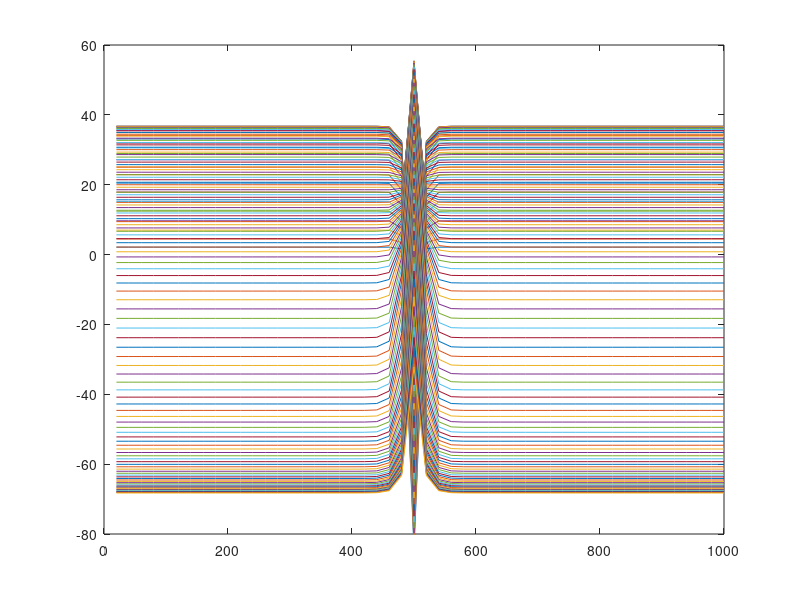

MATLAB code for this plot:
% This file solves the diffusion equationcleartime=cputime;%moviename = ['MOVIE.qt']%MakeQTMovie('start', moviename)L = 1000; % length of the domaind = 16; % diffusion coefficientN=50;                   % number of spatial grid pointsM = 130;h = L/N;dt = 0.01; %small for eulerK = 0.01;vel = 0.1; % set this to zero to have no transportvel = 0;sc = 100;scal = d*dt/h^2;%ones vector for bistable equationoneVec = ones(N,1);%initialize X,V, and W vectors X = h*(1:N)'; V = zeros(N,1); W = zeros(N,1);%Initial conditions V(N/2) = -86; W(N/2) = -0.5;  %Variables for Prob2Cm = 20;gCa = 4.4;gL = 2;V1 = -1.2*oneVec;V3 = 2*oneVec;VCa = 120*oneVec;VL = -60*oneVec;Iapp = 0.06*oneVec;gK = 8;phi = 0.04;V2 = 18;V4 = 30;VK = -84*oneVec; kstep = 25;t=0;% uses Crank Nicolson to solve the diffusion equation% set up matrixAtm=(1+scal)*ones(N,1);Atm(1,1) = 1+scal/2;Atm(N,1) = 1+scal/2;Am=diag(Atm)-diag(scal/2*ones(N-1,1),1)-diag(scal/2*ones(N-1,1),-1);% The algorithm for n=2:Mfor k = 1:kstep F = vel*(V -  [V(1 );V(1:N-1 )]);%Crank Nicholson + Euler for VV_t =  scal/(2*Cm) * ([V(2:N );V(N )] - 2*V + [V(1 );V(1:N-1 )])-dt/Cm*(gCa*(1/2*(1+tanh((V-V1)/V2))).*(V - VCa)+ gK*W.*(V-VK)+ gL*(V-VL) + Iapp);%Euler step for W%W = W + dt*phi*cosh((V - V3)/(2*V4)).*(1/2*(1+tanh((V-V3)/V4)) - W);% %V_t =  scal/2 * ([V(2:N );0] - 2*V + [0;V(1:N-1 )])   ; Dirichlet%conditionsV = Am\(V+V_t); %+ dt/Cm*Iapp;% t=t + dt;endfigure(1)  % plot(X,W)  %axis([0 1000  0 1])  %hold on;    %plot(W,V);  %axis([0 1 -80 60]);  %hold on;    plot(X,V);   axis([0 1000 -80 60]);  hold on;%MakeQTMovie('addframe','moviename')%MakeQTMovie('quality', 1.0)  pause(0.05)end%MakeQTMovie('finish','moviename')  TL = t;time=cputime-time;        % outputs the cpu time taken to solve the equationstime_steps = M;